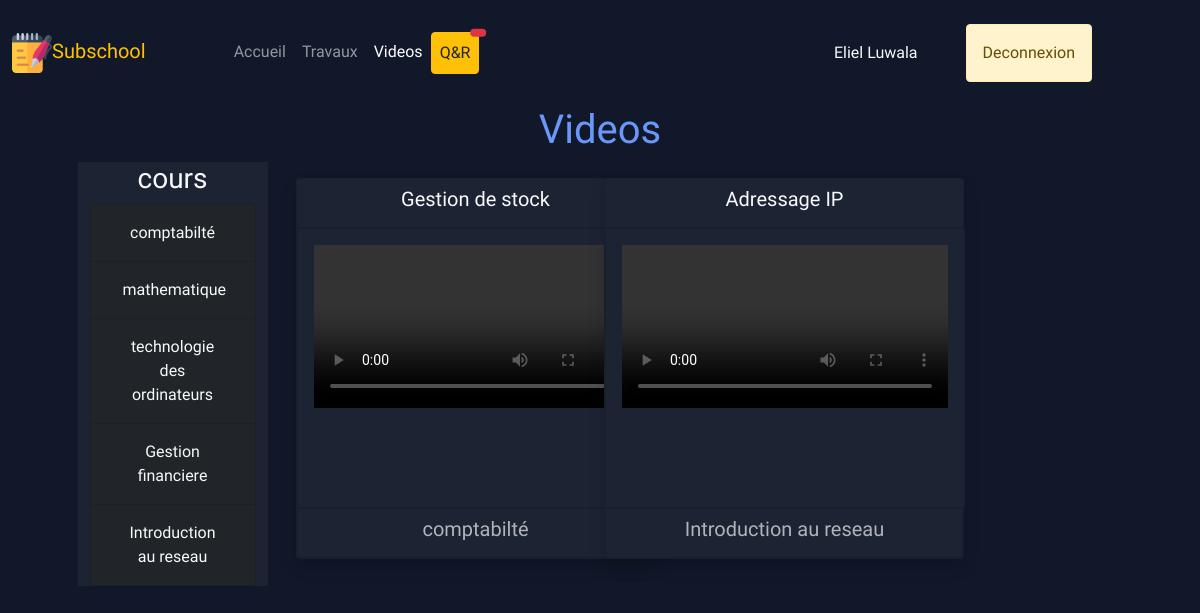
Screenshot of /student-video/ (signed in) with the database file from the repository.
### school/models.py (models this page shows, shortened)
class Student(models.Model):
    user = models.OneToOneField(User, on_delete=models.CASCADE, null=True)
    name = models.CharField(max_length=255)
    matricule = models.CharField(max_length=255, null=True, blank=True)
    promotion = models.ForeignKey(Promotion, on_delete=models.CASCADE)
    com_prom = models.ForeignKey(Promotion, on_delete=models.SET_NULL, null=True, blank=True, related_name="complement")
    def __str__(self):
        return self.name

class Course(models.Model):
    image = models.FileField(upload_to="course_img", null=True)
    name = models.CharField(max_length=255)
    promotion = models.ManyToManyField(Promotion, related_name="courses")
    teacher = models.ForeignKey(Teacher, on_delete=models.CASCADE, null=True)
    credit = models.IntegerField(default=1)
    description = models.TextField(null=True)
    note = models.ManyToManyField(Note, related_name="note")
    hours = models.IntegerField()

class Video(models.Model):
    course = models.ForeignKey(Course, on_delete=models.CASCADE)
    title = models.CharField(max_length=255)
    video = models.FileField(upload_to="video_course")

### school/views.py (the view)
# urls.py: path('student-video/', student_video, name="student-video"),
def student_video(request):
    videos = Video.objects.filter(Q(course__promotion=request.user.student.promotion) | Q(course__promotion=request.user.student.com_prom))
    courses = Course.objects.filter(
        Q(promotion=request.user.student.promotion) | Q(promotion=request.user.student.com_prom))
    courses = set(courses)
    return render(request, 'school/video_student.html', context={'courses': courses, 'videos': videos, 'activevideo': 'active'})

### templates/school/video_student.html (shortened to what this page needs)
{% extends 'school/base_student.html' %}
{% load static %}
{% block content %}
    <h1 class="text-center" style="color: #6B97FA">Videos</h1>
    <div class="col col-md-2 text-light" style="background-color: #1C2333">
        <h3 class="text-center">cours</h3>
        <ul class="list-group text-light text-center">
            {% for course in courses %}
                <li class="list-group-item bg-dark text-light"><a class="nav-link text-light bg-dark" href="{% url 'student-video-course' course.id %}">{{ course.name }}</a></li>
            {% endfor %}
          </ul>
    </div>
    <div class="col col-md-9">
    <div class="row col-md-12">
        {% for video in videos %}
            <div class="col-lg-4 mt-3 mx-3" style="margin-bottom: 20px;">
              <div class="card shadow text-light" style="background-color: #1C2333;width: 45vh">
                <div class="card-header" style="background-color: #1C2333">
                    <h5 class="card-title text-center" style="">{{ video.title }}</h5>
                </div>
                <div class="card card-body" style="width: 45vh;object-fit: initial;height: 35vh;margin: auto;background-color:#1C2333">
                    <video class="embed-responsive embed-responsive-16by9" controls="controls">
                        <source src="{{ video.video.url }}" type="video/mp4" />
                    </video>
                </div>
                <div class="card card-footer text-center" style="background-color: #1C2333;color: #B0B3B9">
                    <h5 class="card-comment">{{ video.course.name }}</h5>
                </div>
              </div>
            </div>
        {% endfor %}
    </div>
    </div>
{% endblock %}

### templates/school/navbar_student.html (shortened to what this page needs)
{% load static %}
<nav class="navbar navbar-expand-lg navbar-dark">
    <div class="container-fluid">
    <a class="navbar-brand brand-site text-warning mx-auto" style="" href="{% url 'home-student' %}"><img src="{% static 'img/notes.png' %}" class="rounded" style="height: 5vh;width: 5vh">Subschool</a>
    <div class="collapse navbar-collapse" style="margin-left: 10vh" id="navbarNavAltMarkup">
      <ul class="navbar-nav mr-auto">
          <li class="nav-item">
            <a class="nav-link {{ activehome }}" aria-current="page" href="{% url 'home-student' %}">Accueil</a>
          </li>
          <li class="nav-item">
                        <a class="nav-link {{ activedut }}" href="{% url 'homework-for-student' %}">Travaux</a>
          </li>
          <li class="nav-item">
                <a class="nav-link {{ activevideo }}" href="{% url 'student-video' %}">Videos</a>
          </li>
          <li class="nav-item">
              <a type="button" class="nav-link btn btn-warning text-dark position-relative" id="qr-not" href="{% url 'question-student' %}">
                Q&R
                  <span class="position-absolute top-0 start-100 translate-middle badge rounded-pill bg-danger">
                  </span>
                </a>
          </li>
      </ul>
    </div>
    <div class="d-flex align-items-center mx-5 mt-3" id="auth-div" style="display: flex;flex-direction: row">
        <p class="text-light username" style="">{{ request.user.student  }}</p>
        {% if request.user.is_authenticated %}
                <a href="{% url 'logout' %}" id="auth-btn" style="" class="btn btn-warning mx-5 alert alert-warning">Deconnexion</a>
              {% endif %}
    </div>
    </div>
</nav>

### rows the page displays
Course: name "comptabilté"
Course: name "mathematique"
Course: name "technologie des ordinateurs"
Course: name "Gestion financiere"
Course: name "Introduction au reseau"
Video: title "Gestion de stock", course.name "comptabilté"
Video: title "Adressage IP", course.name "Introduction au reseau"

### other values shown
{{ request.user.student }} "Eliel Luwala"
